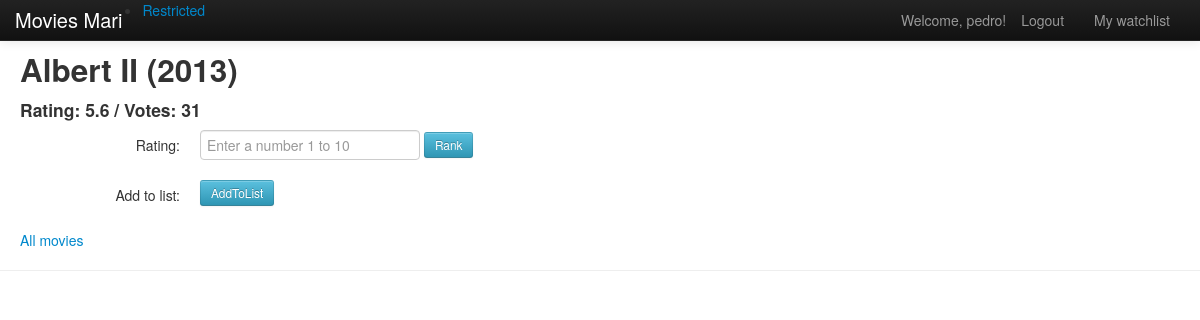
The page /movies/movie/18/ (signed in) on the database as committed earlier.
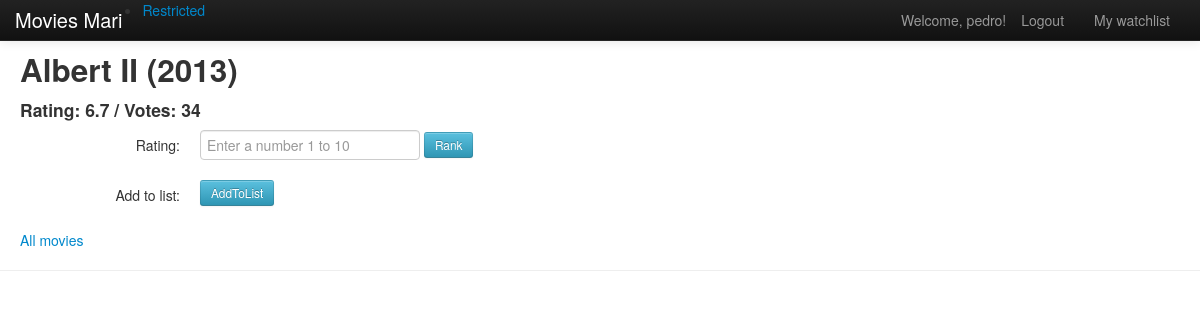
The same page on the database as committed later.
### movies/models.py (models this page shows, shortened)
class Movie(models.Model):
    title = models.CharField(max_length=100, unique=True)
    year = models.CharField(max_length=50)
    imdb_rank = models.FloatField(default=0)
    imdb_votes = models.IntegerField(default=0)
    rating = models.FloatField(default=0)
    total_votes = models.IntegerField(default=0)

class MyUser(AbstractUser):
    watchlist = models.ManyToManyField(Movie)

### movies/views.py (the view)
# urls.py: url(r'^movie/(?P<movie_id>\d+)/$', views.movie_show, name='add_rating_to_movie'),
def movie_show(request, movie_id):
    context = RequestContext(request)
    context_dict = {'movie_id': movie_id}
    try:
        current_movie = Movie.objects.get(id=movie_id)
        context_dict['movie'] = current_movie
    except Movie.DoesNotExist:
        pass
    return render_to_response('movies/movie.html', context_dict, context)

### templates/movies/movie.html (shortened to what this page needs)
{% extends 'movies/base.html' %}
{% load static %}
{% block body_block %}
  <link href="{% static 'css/bootstrap.css' %}" rel="stylesheet">
  <link href="{% static 'css/bootstrap-responsive.css' %}" rel="stylesheet">
  <div style="margin-top:50px;margin-left:20px">
      <h2>{{ movie.title }} ({{ movie.year }})</h2>
    <h4> Rating: {{ movie.rating }} / Votes: {{ movie.total_votes }}</h4>
    {% if user.is_authenticated %}
        <form class="form-horizontal" method="post" action="{% url "movies:add_rating_to_movie" movie.id%}">
            <div class="control-group">
                <label class="control-label" for="input">Rating:</label>
                <div class="controls">
                    <input type="text" name="rating" value="" placeholder="Enter a number 1 to 10" size="50" />
                    <input class="btn btn-small btn-info" type="submit" name="rank" value="Rank"/>
                </div>
            </div>
        </form>
        <form class="form-horizontal" method="post" action="{% url "movies:add_movie_to_list" movie.id %}">
            <div class="control-group">
                <label class="control-label" for="input">Add to list:</label>
                <div class="controls">
                    <input class="btn btn-small btn-info" type="submit" name="toList" value="AddToList"/>
                </div>
            </div>
        </form>
    {% endif %}
    <a href="/movies/">All movies</a>
  </div>
{% endblock %}

### templates/movies/base.html (shortened to what this page needs)
<!DOCTYPE html>
{% load static %}
<html>
    <head>
        <link href="{% static "css/bootstrap.css" %}" rel="stylesheet" media="screen">
        <link href="{% static "css/app.css" %}" rel="stylesheet" media="screen">
    </head>
    <body>
        <div>
            {% block body_block %}PELICULAS{% endblock %}
        </div>
        <hr />
        <div class="navbar navbar-inverse navbar-fixed-top">
           <div class="navbar-inner">
               <div class="container">
                   <a class="brand" href="/movies/">Movies Mari</a>
                    <div class="nav-collapse collapse">
                           <ul class="nav pull-right">
                               {% if user.is_authenticated %}
                                <li class="navbar-text">Welcome, {{ user.username }}!</li>
                                <li><a href="/movies/logout/">Logout</a></li>
                                <li><a href="/movies/{{ user.id }}/mywatchlist"> My watchlist</a></li>
                               {% else %}
                                <li><a href="/movies/register/">Register</a></li>
                                <li><a href="/movies/login/">Login</a></li>
                               {% endif %}
                           </ul>
                           <ul>
                               {% if user.is_authenticated %}
                                <li><a href="/movies/restricted/">Restricted</a></li>
                               {% endif %}
                           </ul>
                    </div>
               </div>
           </div>
        </div>
    </body>
</html>

Rows that differ between the two databases and show on the page:
changed Movie "Albert II": rating "5.6" → "6.7"; total_votes "31" → "34"
